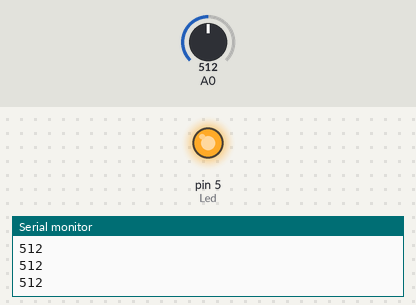
The sketch below on a simulated Arduino Uno, built with avr-gcc and run on an emulated ATmega328P. Parts: output pins drawn as LEDs (lit = HIGH), the last lines printed to the serial monitor. The test bench sets the inputs (shaded band); at power-on: A0 = 512.

Above: at 1.2 s.
1.3 s: A0 set to 784
2.8 s: A0 set to 809
At 3.7 s:
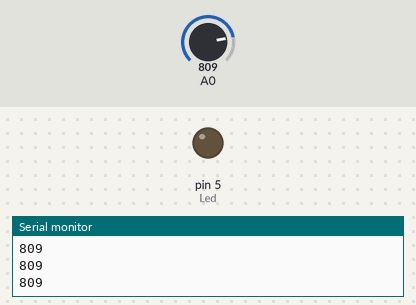
4.4 s: A0 set to 759
5.9 s: A0 set to 734
At 6.4 s:
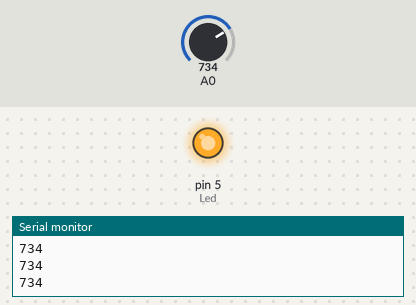
7.5 s: A0 set to 810
At 9.0 s:
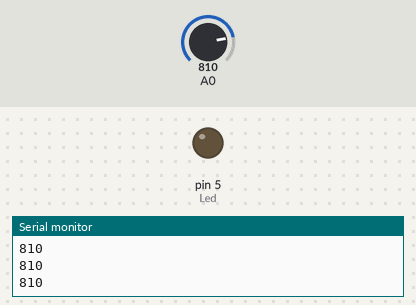
Timing chart, 0 to 10.1 s (numbered marks = the images above; inputs shaded):
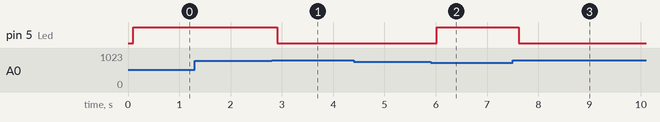

The sketch:

Ldr-ile-led-kontrolu.ino
```cpp
#define Led 5

void setup() {
    pinMode(Led,OUTPUT);
    Serial.begin(9600);
}

void loop() {
  int isik = analogRead(A0);

  Serial.println(isik);
  delay(100);

  if(isik > 800){
    digitalWrite(Led,LOW);
  }

  if(isik < 750){
    digitalWrite(Led,HIGH);
  }
}
```

Measured:
- the behaviour switches between 800 and 801 on A0 (found by bisection; images 0 and 1)
- the behaviour switches between 750 and 749 on A0 (found by bisection; images 1 and 2)
- after the input at 2.8 s, pin 5 (Led): HIGH → LOW after 0.11 s
- after the input at 5.9 s, pin 5 (Led): LOW → HIGH after 0.12 s
- after the input at 7.5 s, pin 5 (Led): HIGH → LOW after 0.12 s
